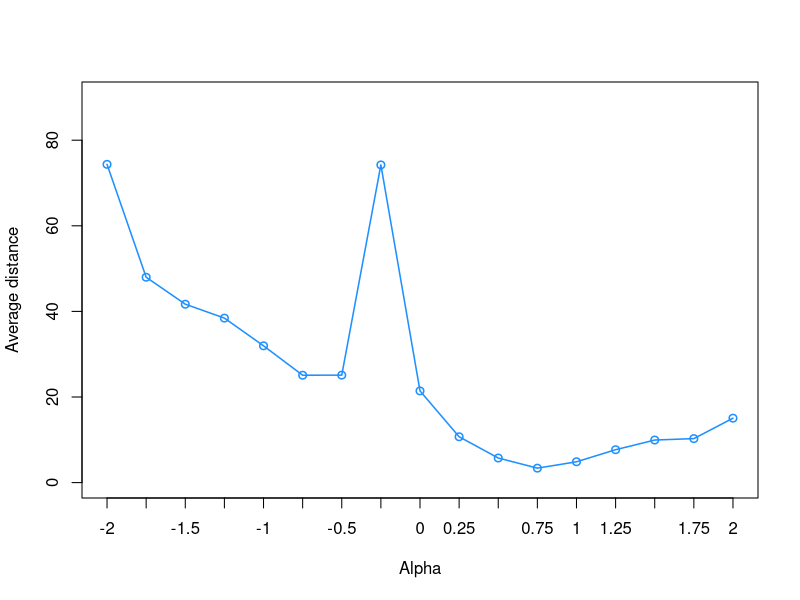

Here is the R script that generated this plot:
rm(list=ls()) ## clean workspace

######## FUNCTIONS ##################


#### parmeterize competitive interaction matrix with metabolic theory
interaction_matrix_random <- function(M,num,alpha,E){
  Inte <- runif(num*num)
  Inte <- matrix(Inte, ncol = num, nrow = num)
  for (a in 1:length(M)) {
    for (b in 1:length(M)) {
      Inte[a,b] <- (M[b]/M[a])^(alpha)*exp((E[a]-E[b]))*(1/sqrt(num))
    }
  }
  diag(Inte) <- 1  # per niche framework
  Inte <- abs(Inte)*-1  #competition
  return(Inte)
}


### FUNCTION TO CALCULATE THE DISTANCE
theta <- function(H,r){
  r_c <- v_centroid(H)
  out <- acos(sum(r_c*r)/(sqrt(sum(r^2))*sqrt(sum(r_c^2))))*180/pi
  return(out)
}


### FUNCTION TO GET THE CENTROID
v_centroid <- function(G){
  n <- nrow(G)
  D <- diag(1/sqrt(diag(t(G)%*%G)))
  G_n <- G %*% D
  v_c <- rowSums(G_n) /n 
  v_c <- t(t(v_c))
  return(v_c)
}

### Function to parameterize vector K
v_mt <- function(beta,num,M){
  v <- M^(beta)
  v <- v / sqrt(sum(v^2)) #normalization on the sphere
  v
}

#INITIALIZATION
num = 5 # number of species
loop <- 10^5 ## ITERATIONS
### range of alphas to study
ralpha <- c(-2,-1.75,-1.5,-1.25,-1,-0.75,-0.5,-0.25,0,0.25,0.5,0.75,1,1.25,1.5,1.75,2)
angle <- rep(0,length(ralpha))

## generate matrices abd analysis
for (i in 1:length(ralpha)) {
  alpha <- ralpha[i]
  for (j in 1:loop) {
    M <- runif(num,0,1) ## MASS
    M <- M / sum(M)
    E <- runif(num,0.5,0.7) ## ACTIVATION ENERGY
    A <- interaction_matrix_random(M,num,alpha,E) ## changing ALPHA
    r_mt <- v_mt(beta=-3/4,num,M) ## specify the beta to study
  }
  angle[i] <- theta(-A,r_mt)
}


#### PLOT
plot(ralpha,angle,xlab ='Alpha',xaxt = "n",ylab = 'Average distance',type='o',col='dodgerblue',cex.lab=1,lwd=1.5,axis.ticks=3,ylim = c(0,90))
axis(1, at = seq(-2,2,by = 0.25),labels = c(-2,-1.75,-1.5,-1.25,-1,-0.75,-0.5,-0.25,0,0.25,0.5,0.75,1,1.25,1.5,1.75,2))
